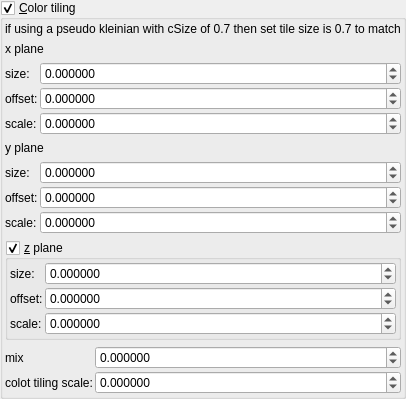
    <widget class="MyGroupBox" name="groupCheck_transf_function_enabledT_false">
     <property name="font">
      <font>
       <weight>50</weight>
       <bold>false</bold>
      </font>
     </property>
     <property name="title">
      <string>&amp;Color tiling</string>
     </property>
     <property name="checkable">
      <bool>true</bool>
     </property>
     <layout class="QVBoxLayout" name="verticalLayout_9">
      <property name="leftMargin">
       <number>2</number>
      </property>
      <property name="topMargin">
       <number>2</number>
      </property>
      <property name="rightMargin">
       <number>2</number>
      </property>
      <property name="bottomMargin">
       <number>2</number>
      </property>
      <item>
       <widget class="QLabel" name="label_127">
        <property name="text">
         <string>if using a pseudo kleinian with cSize of 0.7 then set tile size is 0.7 to match</string>
        </property>
       </widget>
      </item>
      <item>
       <widget class="QLabel" name="label_142">
        <property name="text">
         <string>x plane</string>
        </property>
       </widget>
      </item>
      <item>
       <layout class="QGridLayout" name="gridLayout_18" rowstretch="0,0,0" columnstretch="0,1">
        <property name="spacing">
         <number>2</number>
        </property>
        <item row="0" column="1">
         <widget class="MyDoubleSpinBox" name="spinbox3_transf_scale3D_111_x">
          <property name="enabled">
           <bool>true</bool>
          </property>
          <property name="sizePolicy">
           <sizepolicy hsizetype="Minimum" vsizetype="Maximum">
            <horstretch>0</horstretch>
            <verstretch>0</verstretch>
           </sizepolicy>
          </property>
          <property name="prefix">
           <string/>
          </property>
          <property name="suffix">
           <string/>
          </property>
          <property name="decimals">
           <number>6</number>
          </property>
          <property name="minimum">
           <double>-999.990000000000009</double>
          </property>
          <property name="maximum">
           <double>999.990000000000009</double>
          </property>
          <property name="singleStep">
           <double>0.100000000000000</double>
          </property>
         </widget>
        </item>
        <item row="2" column="0">
         <widget class="QLabel" name="label_138">
          <property name="text">
           <string>scale:</string>
          </property>
         </widget>
        </item>
        <item row="1" column="1">
         <widget class="MyDoubleSpinBox" name="spinbox3_transf_addition_constantP_000_x">
          <property name="enabled">
           <bool>true</bool>
          </property>
          <property name="sizePolicy">
           <sizepolicy hsizetype="Minimum" vsizetype="Maximum">
            <horstretch>0</horstretch>
            <verstretch>0</verstretch>
           </sizepolicy>
          </property>
          <property name="prefix">
           <string/>
          </property>
          <property name="suffix">
           <string/>
          </property>
          <property name="decimals">
           <number>6</number>
          </property>
          <property name="minimum">
           <double>-999.990000000000009</double>
          </property>
          <property name="maximum">
           <double>999.990000000000009</double>
          </property>
          <property name="singleStep">
           <double>0.100000000000000</double>
          </property>
         </widget>
        </item>
        <item row="0" column="0">
         <widget class="QLabel" name="label_126">
          <property name="text">
           <string>size:</string>
          </property>
         </widget>
        </item>
        <item row="1" column="0">
         <widget class="QLabel" name="label_124">
          <property name="text">
           <string>offset:</string>
          </property>
         </widget>
        </item>
        <item row="2" column="1">
         <widget class="MyDoubleSpinBox" name="spinbox3_transf_constant_multiplierC_111_x">
          <property name="enabled">
           <bool>true</bool>
          </property>
          <property name="sizePolicy">
           <sizepolicy hsizetype="Minimum" vsizetype="Maximum">
            <horstretch>0</horstretch>
            <verstretch>0</verstretch>
           </sizepolicy>
          </property>
          <property name="prefix">
           <string/>
          </property>
          <property name="suffix">
           <string/>
          </property>
          <property name="decimals">
           <number>6</number>
          </property>
          <property name="minimum">
           <double>-999.990000000000009</double>
          </property>
          <property name="maximum">
           <double>999.990000000000009</double>
          </property>
          <property name="singleStep">
           <double>0.100000000000000</double>
          </property>
         </widget>
        </item>
       </layout>
      </item>
      <item>
       <widget class="QLabel" name="label_143">
        <property name="text">
         <string>y plane</string>
        </property>
       </widget>
      </item>
      <item>
       <layout class="QGridLayout" name="gridLayout_19" rowstretch="0,0,0" columnstretch="0,1">
        <property name="spacing">
         <number>2</number>
        </property>
        <item row="2" column="0">
         <widget class="QLabel" name="label_139">
          <property name="text">
           <string>scale:</string>
          </property>
         </widget>
        </item>
        <item row="0" column="0">
         <widget class="QLabel" name="label_128">
          <property name="text">
           <string>size:</string>
          </property>
         </widget>
        </item>
        <item row="1" column="0">
         <widget class="QLabel" name="label_129">
          <property name="text">
           <string>offset:</string>
          </property>
         </widget>
        </item>
        <item row="0" column="1">
         <widget class="MyDoubleSpinBox" name="spinbox3_transf_scale3D_111_y">
          <property name="enabled">
           <bool>true</bool>
          </property>
          <property name="sizePolicy">
           <sizepolicy hsizetype="Minimum" vsizetype="Maximum">
            <horstretch>0</horstretch>
            <verstretch>0</verstretch>
           </sizepolicy>
          </property>
          <property name="prefix">
           <string/>
          </property>
          <property name="suffix">
           <string/>
          </property>
          <property name="decimals">
           <number>6</number>
          </property>
          <property name="minimum">
           <double>-999.990000000000009</double>
          </property>
          <property name="maximum">
           <double>999.990000000000009</double>
          </property>
          <property name="singleStep">
           <double>0.100000000000000</double>
          </property>
         </widget>
        </item>
        <item row="1" column="1">
         <widget class="MyDoubleSpinBox" name="spinbox3_transf_addition_constantP_000_y">
          <property name="enabled">
           <bool>true</bool>
          </property>
          <property name="sizePolicy">
           <sizepolicy hsizetype="Minimum" vsizetype="Maximum">
            <horstretch>0</horstretch>
            <verstretch>0</verstretch>
           </sizepolicy>
          </property>
          <property name="prefix">
           <string/>
          </property>
          <property name="suffix">
           <string/>
          </property>
          <property name="decimals">
           <number>6</number>
          </property>
          <property name="minimum">
           <double>-999.990000000000009</double>
          </property>
          <property name="maximum">
           <double>999.990000000000009</double>
          </property>
          <property name="singleStep">
           <double>0.100000000000000</double>
          </property>
         </widget>
        </item>
        <item row="2" column="1">
         <widget class="MyDoubleSpinBox" name="spinbox3_transf_constant_multiplierC_111_y">
          <property name="enabled">
           <bool>true</bool>
          </property>
          <property name="sizePolicy">
           <sizepolicy hsizetype="Minimum" vsizetype="Maximum">
            <horstretch>0</horstretch>
            <verstretch>0</verstretch>
           </sizepolicy>
          </property>
          <property name="prefix">
           <string/>
          </property>
          <property name="suffix">
           <string/>
          </property>
          <property name="decimals">
           <number>6</number>
          </property>
          <property name="minimum">
           <double>-999.990000000000009</double>
          </property>
          <property name="maximum">
           <double>999.990000000000009</double>
          </property>
          <property name="singleStep">
           <double>0.100000000000000</double>
          </property>
         </widget>
        </item>
       </layout>
      </item>
      <item>
       <widget class="MyGroupBox" name="groupCheck_transf_function_enabledA_false">
        <property name="font">
         <font>
          <weight>50</weight>
          <bold>false</bold>
         </font>
        </property>
        <property name="title">
         <string>&amp;z plane</string>
        </property>
        <property name="checkable">
         <bool>true</bool>
        </property>
        <layout class="QVBoxLayout" name="verticalLayout_13">
         <property name="leftMargin">
          <number>2</number>
         </property>
         <property name="topMargin">
          <number>2</number>
         </property>
         <property name="rightMargin">
          <number>2</number>
         </property>
         <property name="bottomMargin">
          <number>2</number>
         </property>
         <item>
          <layout class="QGridLayout" name="gridLayout_21" rowstretch="0,0,0" columnstretch="0,1">
           <property name="spacing">
            <number>2</number>
           </property>
           <item row="2" column="0">
            <widget class="QLabel" name="label_140">
             <property name="text">
              <string>scale:</string>
             </property>
            </widget>
           </item>
           <item row="0" column="0">
            <widget class="QLabel" name="label_130">
             <property name="text">
              <string>size:</string>
             </property>
            </widget>
           </item>
           <item row="1" column="0">
            <widget class="QLabel" name="label_141">
             <property name="text">
              <string>offset:</string>
             </property>
            </widget>
           </item>
           <item row="0" column="1">
            <widget class="MyDoubleSpinBox" name="spinbox3_transf_scale3D_111_z">
             <property name="enabled">
              <bool>true</bool>
             </property>
             <property name="sizePolicy">
              <sizepolicy hsizetype="Minimum" vsizetype="Maximum">
               <horstretch>0</horstretch>
               <verstretch>0</verstretch>
              </sizepolicy>
             </property>
             <property name="prefix">
              <string/>
             </property>
             <property name="suffix">
              <string/>
             </property>
             <property name="decimals">
              <number>6</number>
             </property>
             <property name="minimum">
              <double>-999.990000000000009</double>
             </property>
             <property name="maximum">
              <double>999.990000000000009</double>
             </property>
             <property name="singleStep">
              <double>0.100000000000000</double>
             </property>
            </widget>
           </item>
           <item row="1" column="1">
            <widget class="MyDoubleSpinBox" name="spinbox3_transf_addition_constantP_000_z">
             <property name="enabled">
              <bool>true</bool>
             </property>
             <property name="sizePolicy">
              <sizepolicy hsizetype="Minimum" vsizetype="Maximum">
               <horstretch>0</horstretch>
               <verstretch>0</verstretch>
              </sizepolicy>
             </property>
             <property name="prefix">
              <string/>
             </property>
             <property name="suffix">
              <string/>
             </property>
             <property name="decimals">
              <number>6</number>
             </property>
             <property name="minimum">
              <double>-999.990000000000009</double>
             </property>
             <property name="maximum">
              <double>999.990000000000009</double>
             </property>
             <property name="singleStep">
              <double>0.100000000000000</double>
             </property>
            </widget>
           </item>
           <item row="2" column="1">
            <widget class="MyDoubleSpinBox" name="spinbox3_transf_constant_multiplierC_111_z">
             <property name="enabled">
              <bool>true</bool>
             </property>
             <property name="sizePolicy">
              <sizepolicy hsizetype="Minimum" vsizetype="Maximum">
               <horstretch>0</horstretch>
               <verstretch>0</verstretch>
              </sizepolicy>
             </property>
             <property name="prefix">
              <string/>
             </property>
             <property name="suffix">
              <string/>
             </property>
             <property name="decimals">
              <number>6</number>
             </property>
             <property name="minimum">
              <double>-999.990000000000009</double>
             </property>
             <property name="maximum">
              <double>999.990000000000009</double>
             </property>
             <property name="singleStep">
              <double>0.100000000000000</double>
             </property>
            </widget>
           </item>
          </layout>
         </item>
        </layout>
       </widget>
      </item>
      <item>
       <layout class="QGridLayout" name="gridLayout_22" rowstretch="0,0" columnstretch="0,1">
        <property name="spacing">
         <number>2</number>
        </property>
        <item row="1" column="0">
         <widget class="QLabel" name="label_137">
          <property name="text">
           <string>colot tiling scale:</string>
          </property>
         </widget>
        </item>
        <item row="0" column="1">
         <widget class="MyDoubleSpinBox" name="spinbox4_fold_color_difs_0000_w">
          <property name="enabled">
           <bool>true</bool>
          </property>
          <property name="sizePolicy">
           <sizepolicy hsizetype="Minimum" vsizetype="Maximum">
            <horstretch>0</horstretch>
            <verstretch>0</verstretch>
           </sizepolicy>
          </property>
          <property name="prefix">
           <string/>
          </property>
          <property name="suffix">
           <string/>
          </property>
          <property name="decimals">
           <number>6</number>
          </property>
          <property name="minimum">
           <double>-999.990000000000009</double>
          </property>
          <property name="maximum">
           <double>999.990000000000009</double>
          </property>
          <property name="singleStep">
           <double>0.100000000000000</double>
          </property>
         </widget>
        </item>
        <item row="1" column="1">
         <widget class="MyDoubleSpinBox" name="spinbox_fold_color_difs1">
          <property name="enabled">
           <bool>true</bool>
          </property>
          <property name="sizePolicy">
           <sizepolicy hsizetype="Minimum" vsizetype="Maximum">
            <horstretch>0</horstretch>
            <verstretch>0</verstretch>
           </sizepolicy>
          </property>
          <property name="prefix">
           <string/>
          </property>
          <property name="suffix">
           <string/>
          </property>
          <property name="decimals">
           <number>6</number>
          </property>
          <property name="minimum">
           <double>-99.989999999999995</double>
          </property>
          <property name="maximum">
           <double>99.989999999999995</double>
          </property>
          <property name="singleStep">
           <double>0.100000000000000</double>
          </property>
         </widget>
        </item>
        <item row="0" column="0">
         <widget class="QLabel" name="label_136">
          <property name="text">
           <string>mix</string>
          </property>
         </widget>
        </item>
       </layout>
      </item>
     </layout>
    </widget>
